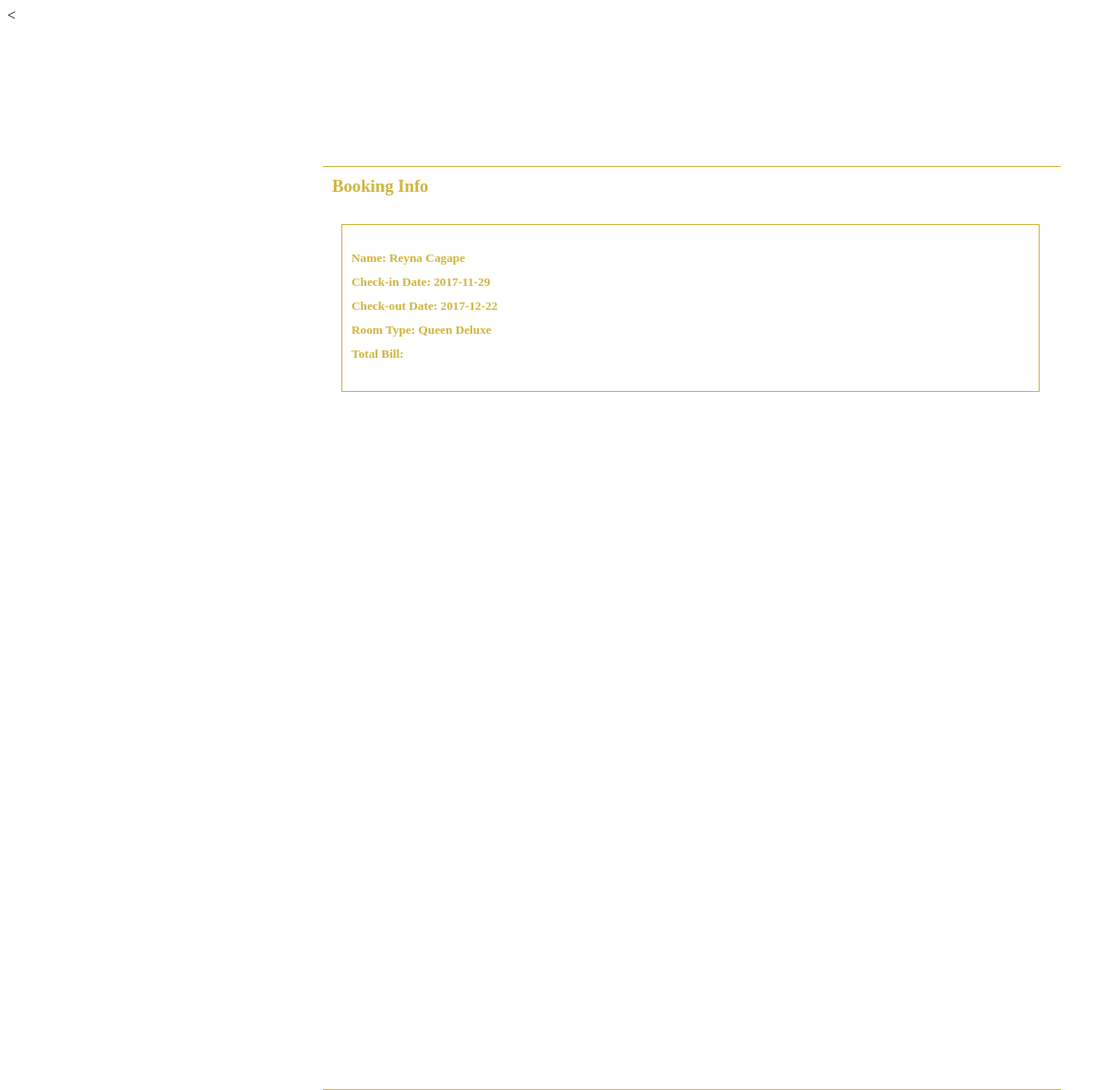
Before: /bookingtable.php with the older database file.
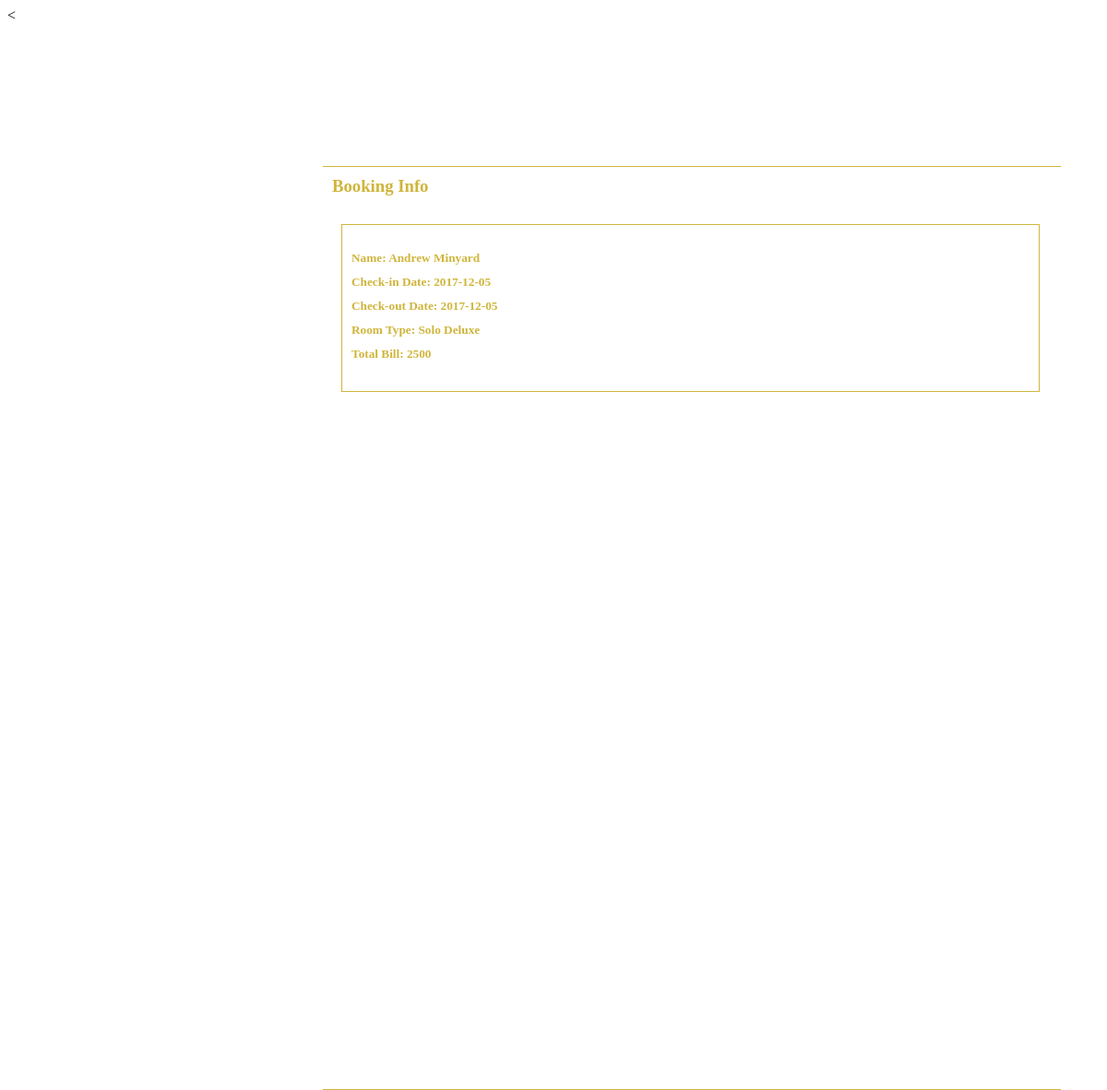
After: the same page with the newer database file.
### tables this page shows
CREATE TABLE `reservation` (
  `id` bigint(20) UNSIGNED NOT NULL,
  `check_in` date NOT NULL,
  `check_out` date NOT NULL,
  `room_id` int(20) NOT NULL,
  `room_charge` int(11) NOT NULL,
  `clientId` int(11) NOT NULL
);

CREATE TABLE `account` (
  `id` bigint(20) UNSIGNED NOT NULL,
  `username` varchar(200) NOT NULL,
  `password` varchar(225) NOT NULL,
  `fname` varchar(100) NOT NULL,
  `lname` varchar(100) NOT NULL,
  `email` varchar(250) NOT NULL
);

### bookingtable.php (the view, shortened to what this page needs)
<<?php
	require_once 'config.php';
 ?>
<html>
<head>
	<link rel="stylesheet" href="css/bookingtables.css">
</head>
<body>
<div class="containtables">
		<h3 class="bookinglabel"> Booking Info</h3>
		<?php
			$roomName ="";
			$sql ="SELECT account.fname, account.lname, account.id, reservation.clientId, reservation.check_in, reservation.check_out, reservation.room_id, reservation.room_charge FROM   reservation LEFT JOIN account ON reservation.clientId  = account.id ORDER BY reservation.id DESC";
			$result = mysqli_query($link, $sql);
			if(mysqli_num_rows($result)>0){
				while($row = mysqli_fetch_array($result)){
					if( $row['room_id'] == 1){
					        	 $roomName = "Solo Deluxe";
					        }
					        elseif ($row['room_id'] == 2) {
					        	$roomName = "Double Bed Deluxe";
					        }
					        elseif ($row['room_id'] == 3) {
					        	$roomName = "Queen Deluxe";
					        }
					        elseif ($row['room_id'] == 4) {
					        	$roomName = "King Deluxe";
					        }
					        elseif ($row['room_id'] == 5) {
					        	 $roomName = "Suite Deluxe";
						    }
						    elseif ($row['room_id'] == 6) {
					        	$roomName = "Penthouse Deluxe";
					        }
		?>
		<div class="bookingtables">
		<br>
		<h5 class="infolabel">Name: <?php echo $row['fname'];?> <?php echo $row['lname'];?></h5>
		<h5 class="infolabel">Check-in Date: <?php echo $row['check_in'];?></h5>
		<h5 class="infolabel">Check-out Date: <?php echo $row['check_out'];?></h5>
		<h5 class="infolabel">Room Type:  <?php echo $roomName;?></h5>
		<h5 class="infolabel">Total Bill:  <?php echo $row['room_charge'];?></h5>
	</div>	<br><br><br><br><br><br><br><br><br><br>
		<?php
				}
			}
			else{
							echo '<h4 class="user" style="margin-top: 50px; "><p style="text-align: center" ;> No Booking Orders Yet</p></h4>';
				}
		?>
</div>
</body>
</html>

Changed rows visible on the page:
removed reservation: account.fname "Reyna", account.lname "Cagape", check_in "2017-11-29", check_out "2017-12-22", room "Queen Deluxe"
added reservation: account.fname "Andrew", account.lname "Minyard", check_in "2017-12-05", check_out "2017-12-05", room "Solo Deluxe", room_charge "2500"
